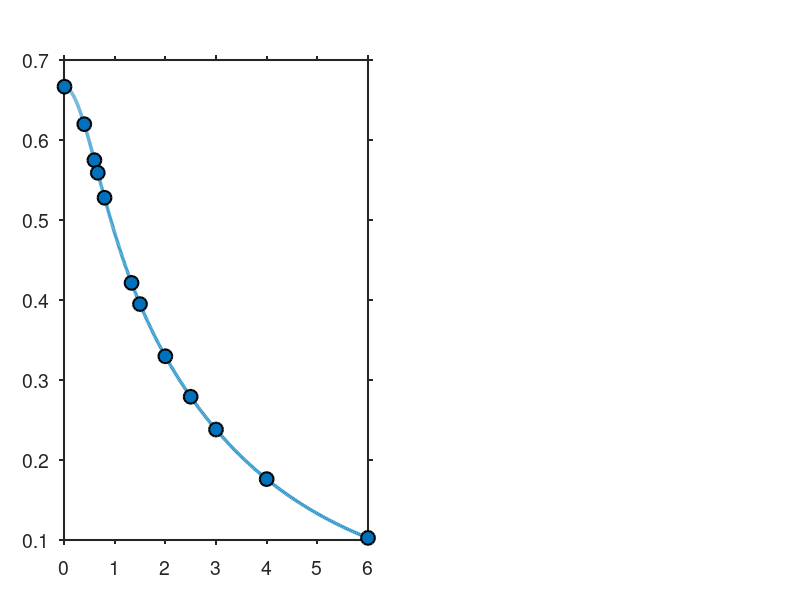

This chart was generated by the following MATLAB code: (Note: this script raises an error after producing the figure.)
% Enhanced visualization combining beta analysis and shape visualization
% with publication-quality settings

clear all
close all

addpath(genpath('functions'))
addpath(genpath('req'))

saveImage = 1;
% Publication-quality figure settings
set(groot, ...
    'defaultLineLineWidth', 2.0, ...
    'defaultAxesFontSize', 14, ...
    'defaultTextFontSize', 14, ...
    'defaultAxesLineWidth', 1.5, ...
    'defaultFigureColor', 'w', ...
    'defaultAxesBox', 'on', ...
    'defaultAxesTickDir', 'out');

% Create figure with appropriate size for both plots
fig = figure('Position', [50 50 1800 900]);

% Get screen size and adjust if needed
screen = get(0, 'ScreenSize');
if screen(3) < 1800 || screen(4) < 900
    figPos = [(screen(3)-1800)/2 (screen(4)-900)/2 1800 900];
    set(fig, 'Position', figPos);
    set(fig, 'WindowStyle', 'normal');
end

% Angular frequencies (σ)
sigmaList = [0.01 2/5 3/5 2/3 4/5 4/3 3/2 2 5/2 3 4 6];
sigmaListCell = {'0.01' '2/5' '3/5' '2/3' '4/5' '4/3' '3/2' '2' '5/2' '3' '4' '6'};

% Left subplot for beta analysis - adjusted position
pos_left = [0.08 0.1 0.38 0.8];  % Moved right edge closer to center
subplot('Position', pos_left)

% Dense list for continuous line
sigma_dense = logspace(-2, log10(6), 1000);

% Beta calculation function based on angular frequency (σ)
beta = @(sigma) (2/3) * ((1 + sigma.^2/2) ./ (1 + sigma.^2 + sigma.^4/15));

beta_dense = beta(sigma_dense);
beta_points = beta(sigmaList);

hold on
% Plot continuous line with enhanced visibility and store handle
h1 = plot(sigma_dense, beta_dense, 'LineWidth', 2.5, 'Color', [0.2 0.6 0.8], 'DisplayName', '\beta(\sigma) curve');
% Plot specific points with larger markers and store handle
h2 = scatter(sigmaList, beta_points, 100, 'ro', 'filled', 'MarkerEdgeColor', 'k', 'LineWidth', 1.5, 'DisplayName', 'Points of interest');

% Reference line
yline(1/3, '--k', '\beta = 1/3', 'LineWidth', 1.5, 'FontSize', 14, 'LabelHorizontalAlignment', 'left');

% Enhanced axes properties
grid on
box on
set(gca, 'XScale', 'log')
xlabel('Angular Frequency (\sigma)', 'FontSize', 16, 'Interpreter', 'tex');
ylabel('Power Law Exponent (\beta)', 'FontSize', 16, 'Interpreter', 'tex');
title({'\newline', 'Power Law Exponent vs Angular Frequency', ''}, 'FontSize', 18);

% Add point labels with improved positioning
for i = 1:length(sigmaList)
    text(sigmaList(i), beta_points(i) + 0.02, sigmaListCell{i}, ...
        'HorizontalAlignment', 'center', ...
        'VerticalAlignment', 'bottom', ...
        'FontSize', 12);
end

% Refined axis limits
set(gca, 'XLim', [0.008 7], 'YLim', [0.1 0.9]);

% Add legend with explicit strings
legend([h1, h2], {'\beta(\sigma) curve', 'Points of interest'}, 'Location', 'northeast', 'FontSize', 14);

% Formula display with enhanced visibility
text(0.015, 0.8, {'$\mathbf{\beta(\sigma) = \frac{2}{3} \cdot \frac{1 + \frac{\sigma^2}{2}}{1 + \sigma^2 + \frac{\sigma^4}{15}}}$'}, ...
    'FontSize', 28, 'Interpreter', 'latex', 'HorizontalAlignment', 'left');

% Custom grid improvements
set(gca, 'XGrid', 'off', 'YGrid', 'on')
grid minor

% Add custom major grid lines
axisLims = axis;
for sigma = [0.01 0.1 1 10]
    if sigma >= axisLims(1) && sigma <= axisLims(2)
        line([sigma sigma], [axisLims(3) axisLims(4)], ...
            'Color', [0.8 0.8 0.8], 'LineStyle', '-', 'LineWidth', 0.5);
    end
end

% Right side subplots for shapes - adjusted position
pos_right = [0.52 0.1 0.38 0.8];  % Moved left edge closer to center
margin = 0.015;  % Reduced margin between subplots
nRows = 3;
nCols = 4;
width = (pos_right(3) - (nCols+1)*margin) / nCols;
height = (pos_right(4) - (nRows+1)*margin) / nRows;

% Shape generation parameters
epsilon = 1.3;
theta0 = 0;

% Generate and plot shapes
for i = 1:length(sigmaList)
    % Calculate row and column indices
    row = ceil(i/nCols);
    col = mod(i-1, nCols) + 1;
    
    % Calculate position for this subplot
    left = pos_right(1) + margin + (col-1)*(width + margin);
    bottom = pos_right(2) + pos_right(4) - (row*height + margin*row);
    pos = [left bottom width height];
    
    % Create subplot and plot shape
    ax = subplot('Position', pos);
    [x, y] = pureCurveGenerator(0, 0, epsilon, sigmaList(i), theta0, 10, 200);
    plot(x, y, 'LineWidth', 2, 'Color', [0.2 0.6 0.8]);
    axis equal off
    title(sprintf('\\sigma = %s', sigmaListCell{i}), ...
        'FontSize', 14, 'Interpreter', 'tex');
end

% Add title for the shapes section with blank line
axes('Position', [pos_right(1) pos_right(2)+pos_right(4) pos_right(3) 0.02], 'Visible', 'off');
text(0.5, 0, {'\newline', 'Elementary Shapes of Angular Frequency \sigma'}, ...
    'FontSize', 18, 'FontWeight', 'bold', ...
    'HorizontalAlignment', 'center', ...
    'VerticalAlignment', 'bottom');

% Overall figure title
sgtitle('Relationship Between Angular Frequency, Power Law Exponent, and Shape', ...
    'FontSize', 20, 'FontWeight', 'bold');

% Save figure if needed
if exist('saveImage', 'var') && saveImage
    folderSave = pwd;
    folderSave = [folderSave(1:end-3) 'figures'];
    
    plotedit(fig, 'on');
    disp('PRESS ANY KEY ONCE PLOT ELEMENTS MOVED TO FINAL POSITION - PROPERTY INSPECTOR FOR LEGEND!!')
    pause
    plotedit(fig, 'off');
    
    % Save with high resolution
    exportgraphics(fig, fullfile(folderSave, 'beta_shapes_combined.png'), ...
        'Resolution', 1200, ...
        'BackgroundColor', 'white', ...
        'ContentType', 'vector');
    
    exportgraphics(fig, fullfile(folderSave, 'beta_shapes_combined.eps'), ...
        'Resolution', 1200);
end